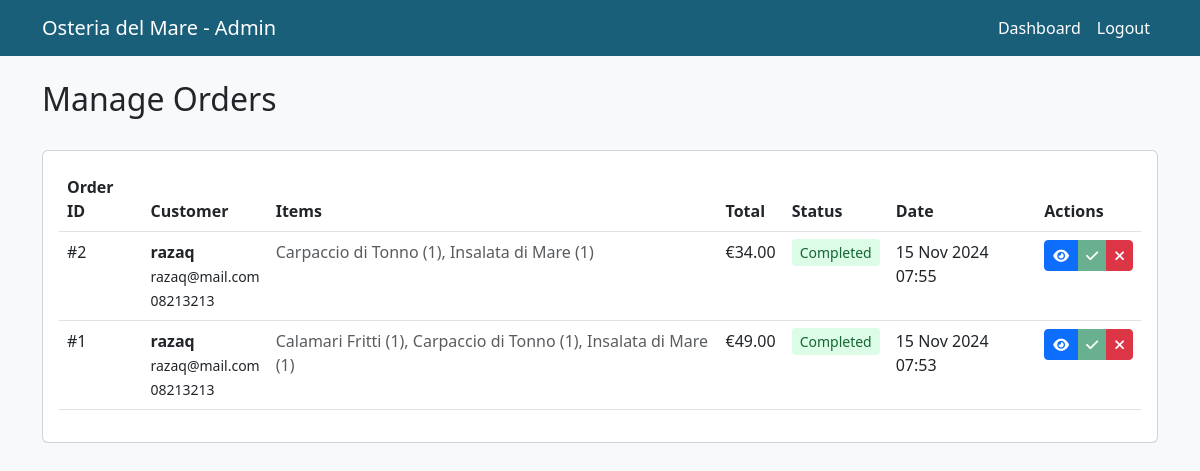
/admin/orders.php (signed in), run on the app's committed database.
### tables this page shows
CREATE TABLE `pesan` (
  `id` int(11) NOT NULL,
  `order_date` timestamp NOT NULL DEFAULT current_timestamp(),
  `total_amount` decimal(10,2) NOT NULL,
  `status` enum('pending','completed','cancelled') DEFAULT 'pending',
  `customer_name` varchar(100) DEFAULT NULL,
  `customer_contact` varchar(50) DEFAULT NULL,
  `customer_email` varchar(100) DEFAULT NULL,
  `notes` text DEFAULT NULL
);

### admin/orders.php (the view, shortened to what this page needs)
<?php
require_once 'database/config.php';
$page = isset($_GET['page']) ? (int)$_GET['page'] : 1;
$limit = 10;
$offset = ($page - 1) * $limit;
try {
    $query = "
        SELECT p.*,
               COUNT(pd.id) as total_items,
               GROUP_CONCAT(CONCAT(m.nama, ' (', pd.quantity, ')') SEPARATOR ', ') as order_items
        FROM pesan p
        LEFT JOIN pesan_detail pd ON p.id = pd.pesan_id
        LEFT JOIN menu m ON pd.menu_id = m.id
        GROUP BY p.id
        ORDER BY p.order_date DESC
        LIMIT $offset, $limit
    ";
    $stmt = $pdo->query($query);
    $orders = $stmt->fetchAll();
} catch(PDOException $e) {
    echo "Error: " . $e->getMessage();
    die();
}
?>
<!DOCTYPE html>
<html lang="en">
<head>
    <link href="https://cdn.jsdelivr.net/npm/bootstrap@5.3.0/dist/css/bootstrap.min.css" rel="stylesheet">
    <link rel="stylesheet" href="https://cdnjs.cloudflare.com/ajax/libs/font-awesome/6.0.0/css/all.min.css">
</head>
<body class="bg-light">
     <nav class="navbar navbar-expand-lg mb-4">
        <div class="container">
            <a class="navbar-brand" href="#">Osteria del Mare - Admin</a>
            <div class="collapse navbar-collapse" id="navbarNav">
                <ul class="navbar-nav ms-auto">
                    <li class="nav-item">
                        <a class="nav-link" href="dashboard.php">Dashboard</a>
                    </li>
                    <li class="nav-item">
                        <a class="nav-link" href="logout.php">Logout</a>
                    </li>
                </ul>
            </div>
        </div>
    </nav>
    <div class="container">
        <div class="d-flex justify-content-between align-items-center mb-4">
            <h2>Manage Orders</h2>
        </div>
        <div class="card">
            <div class="card-body">
                <div class="table-responsive">
                    <table class="table table-hover">
                        <thead>
                            <tr>
                                <th>Order ID</th>
                                <th>Customer</th>
                                <th>Items</th>
                                <th>Total</th>
                                <th>Status</th>
                                <th>Date</th>
                                <th>Actions</th>
                            </tr>
                        </thead>
                        <tbody>
                            <?php foreach($orders as $order): ?>
                            <tr>
                                <td>#<?php echo $order['id']; ?></td>
                                <td>
                                    <strong><?php echo htmlspecialchars($order['customer_name']); ?></strong><br>
                                    <small><?php echo htmlspecialchars($order['customer_email']); ?></small><br>
                                    <small><?php echo htmlspecialchars($order['customer_contact']); ?></small>
                                </td>
                                <td>
                                    <span class="text-muted">
                                        <?php echo htmlspecialchars($order['order_items']); ?>
                                    </span>
                                </td>
                                <td>€<?php echo number_format($order['total_amount'], 2); ?></td>
                                <td>
                                    <span class="order-status status-<?php echo $order['status']; ?>">
                                        <?php echo ucfirst($order['status']); ?>
                                    </span>
                                </td>
                                <td><?php echo date('d M Y H:i', strtotime($order['order_date'])); ?></td>
                                <td>
                                    <div class="btn-group">
                                        <button type="button"
                                                class="btn btn-sm btn-primary"
                                                onclick="viewOrder(<?php echo $order['id']; ?>)">
                                            <i class="fas fa-eye"></i>
                                        </button>
                                        <button type="button"
                                                class="btn btn-sm btn-success"
                                                onclick="updateStatus(<?php echo $order['id']; ?>, 'completed')"
                                                <?php echo $order['status'] === 'completed' ? 'disabled' : ''; ?>>
                                            <i class="fas fa-check"></i>
                                        </button>
                                        <button type="button"
                                                class="btn btn-sm btn-danger"
                                                onclick="updateStatus(<?php echo $order['id']; ?>, 'cancelled')"
                                                <?php echo $order['status'] === 'cancelled' ? 'disabled' : ''; ?>>
                                            <i class="fas fa-times"></i>
                                        </button>
                                    </div>
                                </td>
                            </tr>
                            <?php endforeach; ?>
                        </tbody>
                    </table>
                </div>
            </div>
        </div>
    </div>
</body>
</html>

### admin/orders.php (style rules this page uses)
.navbar { background-color: #1A5F7A; }
.navbar-brand, .nav-link { color: white !important; }
.order-status { padding: 0.25rem 0.5rem; border-radius: 0.25rem; font-size: 0.875rem; }
.status-completed { background-color: #dcfce7; color: #166534; }

### data on the page
pesan: id "2", customer_name "razaq", customer_email "razaq@mail.com", customer_contact "08213213", order_items "Carpaccio di Tonno (1), Insalata di Mare (1)", total_amount "34.00", status "Completed", order_date "15 Nov 2024 07:55"
pesan: id "1", customer_name "razaq", customer_email "razaq@mail.com", customer_contact "08213213", order_items "Calamari Fritti (1), Carpaccio di Tonno (1), Insalata di Mare (1)", total_amount "49.00", status "Completed", order_date "15 Nov 2024 07:53"
